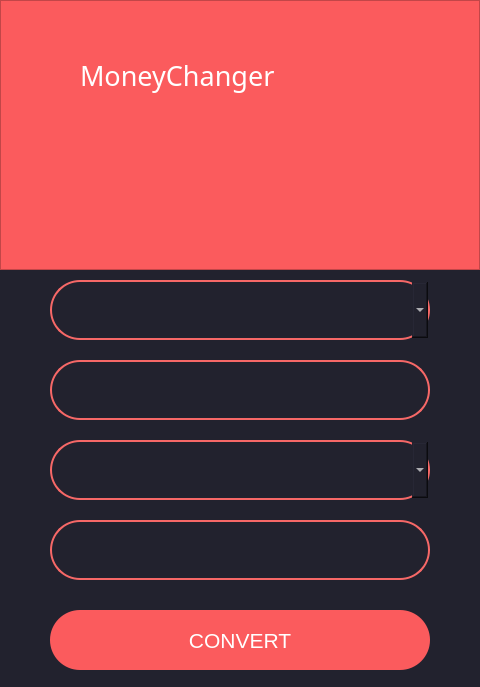
<?xml version="1.0" encoding="UTF-8"?>
<ui version="4.0">
 <class>MainWindow</class>
 <widget class="QMainWindow" name="MainWindow">
  <property name="geometry">
   <rect>
    <x>0</x>
    <y>0</y>
    <width>480</width>
    <height>687</height>
   </rect>
  </property>
  <property name="windowTitle">
   <string>MainWindow</string>
  </property>
  <property name="styleSheet">
   <string notr="true">background-color: #22222e</string>
  </property>
  <widget class="QWidget" name="centralwidget">
   <widget class="QFrame" name="frame">
    <property name="geometry">
     <rect>
      <x>0</x>
      <y>0</y>
      <width>480</width>
      <height>270</height>
     </rect>
    </property>
    <property name="font">
     <font>
      <family>Arial</family>
      <pointsize>14</pointsize>
     </font>
    </property>
    <property name="styleSheet">
     <string notr="true">background-color: #fb5b5d</string>
    </property>
    <property name="frameShape">
     <enum>QFrame::StyledPanel</enum>
    </property>
    <property name="frameShadow">
     <enum>QFrame::Raised</enum>
    </property>
    <widget class="QLabel" name="label">
     <property name="geometry">
      <rect>
       <x>80</x>
       <y>50</y>
       <width>231</width>
       <height>51</height>
      </rect>
     </property>
     <property name="font">
      <font>
       <family>Showcard Gothic</family>
       <pointsize>20</pointsize>
      </font>
     </property>
     <property name="contextMenuPolicy">
      <enum>Qt::NoContextMenu</enum>
     </property>
     <property name="styleSheet">
      <string notr="true">color: white;</string>
     </property>
     <property name="text">
      <string>MoneyChanger</string>
     </property>
    </widget>
    <widget class="QLabel" name="label_2">
     <property name="enabled">
      <bool>true</bool>
     </property>
     <property name="geometry">
      <rect>
       <x>320</x>
       <y>40</y>
       <width>80</width>
       <height>80</height>
      </rect>
     </property>
     <property name="mouseTracking">
      <bool>false</bool>
     </property>
     <property name="styleSheet">
      <string notr="true"/>
     </property>
     <property name="lineWidth">
      <number>0</number>
     </property>
     <property name="text">
      <string/>
     </property>
     <property name="pixmap">
      <pixmap>../Pictures/change.png</pixmap>
     </property>
     <property name="scaledContents">
      <bool>true</bool>
     </property>
    </widget>
   </widget>
   <widget class="QLineEdit" name="inputAmount">
    <property name="geometry">
     <rect>
      <x>50</x>
      <y>360</y>
      <width>380</width>
      <height>60</height>
     </rect>
    </property>
    <property name="font">
     <font>
      <family>Arial</family>
      <pointsize>14</pointsize>
     </font>
    </property>
    <property name="toolTip">
     <string>&lt;html&gt;&lt;head/&gt;&lt;body&gt;&lt;p&gt;sd&lt;/p&gt;&lt;/body&gt;&lt;/html&gt;</string>
    </property>
    <property name="styleSheet">
     <string notr="true">background-color: #22222e;
border: 2px solid #f66867;
border-radius: 30px;
color: white;</string>
    </property>
    <property name="text">
     <string/>
    </property>
    <property name="alignment">
     <set>Qt::AlignCenter</set>
    </property>
   </widget>
   <widget class="QLineEdit" name="outputAmount">
    <property name="geometry">
     <rect>
      <x>50</x>
      <y>520</y>
      <width>380</width>
      <height>60</height>
     </rect>
    </property>
    <property name="font">
     <font>
      <family>Arial</family>
      <pointsize>14</pointsize>
     </font>
    </property>
    <property name="styleSheet">
     <string notr="true">background-color: #22222e;
border: 2px solid #f66867;
border-radius: 30px;
color: white;</string>
    </property>
    <property name="text">
     <string/>
    </property>
    <property name="alignment">
     <set>Qt::AlignCenter</set>
    </property>
   </widget>
   <widget class="QPushButton" name="pushButton">
    <property name="geometry">
     <rect>
      <x>50</x>
      <y>610</y>
      <width>380</width>
      <height>60</height>
     </rect>
    </property>
    <property name="font">
     <font>
      <family>Arial</family>
      <pointsize>16</pointsize>
     </font>
    </property>
    <property name="styleSheet">
     <string notr="true">QPushButton {
    background-color: #fb5b5d;
    border-radius: 30px;
    color: white;
}

QPushButton:pressed {
	 background-color: #fa4244;
}</string>
    </property>
    <property name="text">
     <string>CONVERT</string>
    </property>
   </widget>
   <widget class="QComboBox" name="inputCurrency">
    <property name="geometry">
     <rect>
      <x>50</x>
      <y>280</y>
      <width>380</width>
      <height>60</height>
     </rect>
    </property>
    <property name="autoFillBackground">
     <bool>false</bool>
    </property>
    <property name="styleSheet">
     <string notr="true">background-color: #22222e;
border: 2px solid #f66867;
border-radius: 30px;
color: white;</string>
    </property>
    <property name="currentIndex">
     <number>-1</number>
    </property>
    <property name="insertPolicy">
     <enum>QComboBox::InsertAtBottom</enum>
    </property>
    <property name="duplicatesEnabled">
     <bool>false</bool>
    </property>
   </widget>
   <widget class="QComboBox" name="outputCurrency">
    <property name="geometry">
     <rect>
      <x>50</x>
      <y>440</y>
      <width>380</width>
      <height>60</height>
     </rect>
    </property>
    <property name="autoFillBackground">
     <bool>false</bool>
    </property>
    <property name="styleSheet">
     <string notr="true">background-color: #22222e;
border: 2px solid #f66867;
border-radius: 30px;
color: white;</string>
    </property>
    <property name="currentIndex">
     <number>-1</number>
    </property>
    <property name="insertPolicy">
     <enum>QComboBox::InsertAtBottom</enum>
    </property>
    <property name="duplicatesEnabled">
     <bool>false</bool>
    </property>
   </widget>
  </widget>
 </widget>
 <resources/>
 <connections/>
</ui>
